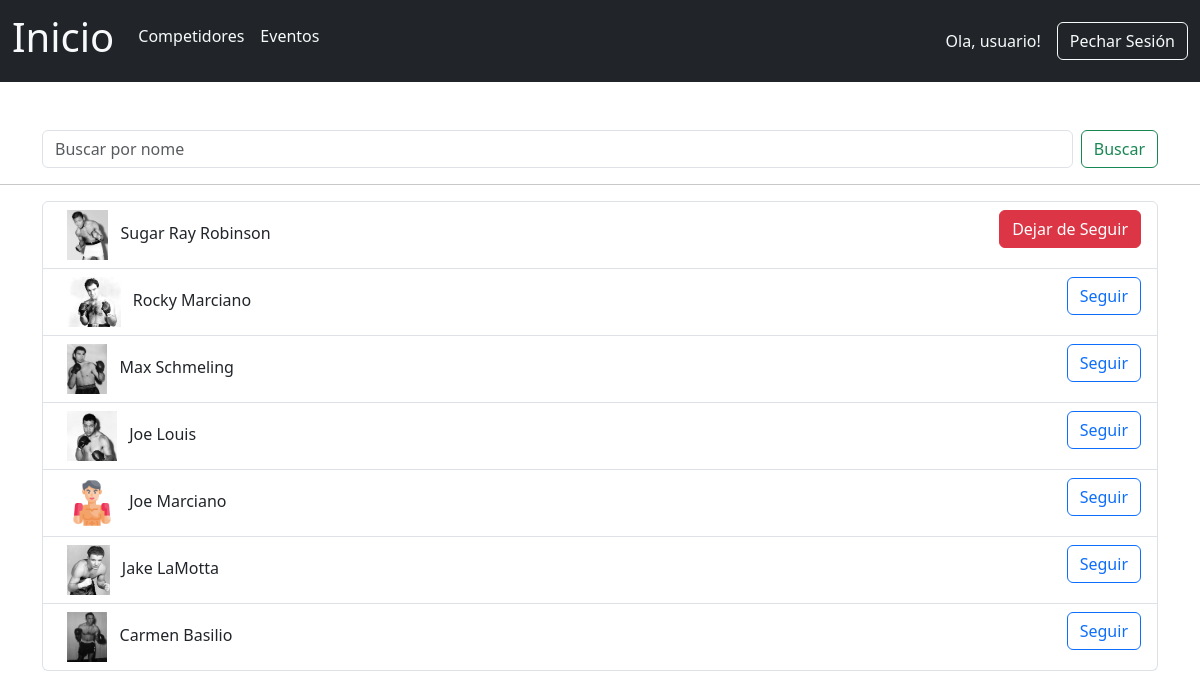
The page /competidores/ (signed in) on the database its author committed.
### boxGal/models.py (models this page shows, shortened)
class Usuario(AbstractUser):
    id_usuario = models.BigAutoField(auto_created=True, primary_key=True)
    favoritos = models.ManyToManyField(Competidor, related_name='seguidores',blank=True)
    fotoperfil = models.ImageField(upload_to='fotos_perfil', blank=True, null=True)
    groups = models.ManyToManyField(
        'auth.Group',
        related_name='usuario_set',  #Necesario engadir para evitar erro ao migrar
        blank=True,
        help_text='The groups this user belongs to.',
        verbose_name='groups',
    )
    user_permissions = models.ManyToManyField(
        'auth.Permission',
        related_name='usuario_permissions_set',  #Necesario engadir para evitar erro ao migrar
        blank=True,
        help_text='Specific permissions for this user.',
        verbose_name='user permissions',
    )

class Competidor(models.Model):
    id_competidor = models.BigAutoField(auto_created=True, primary_key=True)
    nome_competidor = models.CharField(max_length=255)
    apelidos_competidor = models.CharField(max_length=255)
    peso_competidor = models.CharField(max_length=255)
    vitorias = models.IntegerField()
    derrotas = models.IntegerField()
    empates = models.IntegerField()
    foto_competidor = models.ImageField(upload_to='competidores/', blank=True, null=True)

### boxGal/views.py (the view)
# urls.py: path('competidores/', views.competidoresHTML, name='competidoresPage'),
def competidoresHTML(request):
  listaCompetidores = Competidor.objects.all().values().order_by('-nome_competidor')
  contido = {
    'listaCompetidores':listaCompetidores
  }
  template = loader.get_template('competidores.html')
  return HttpResponse(template.render(contido, request))

### boxGal/templates/competidores.html (shortened to what this page needs)
{% extends 'header.html' %}
{% block corpo %}
  <div class="container mt-5">
    <form class="d-flex">
      <input class="form-control me-2" id="buscadorInput" type="search" placeholder="Buscar por nome" aria-label="Search" />
      <button class="btn btn-outline-success" type="submit">Buscar</button>
    </form>
  </div>
  <hr />
  <div class="container">
    <ul class="list-group" id="listaCompetidores">
      {% for competidor in listaCompetidores %}
        <li class="list-group-item list-group-item-action d-flex justify-content-between">
          <a href="{% url 'competidoresPage' %}{{ competidor.id_competidor }}" class="nav-link text-dark">
            {% if competidor.foto_competidor %}
              <img src="/media/{{ competidor.foto_competidor }}" alt="{{ competidor.nome_competidor }} {{ competidor.apelidos_competidor }}" style="height: 50px;" class="mx-2" />
            {% else %}
              <img src="/media/competidores/defaultCompetidor.png" alt="{{ competidor.nome_competidor }} {{ competidor.apelidos_competidor }}" style="height: 50px;" class="mx-2" />
            {% endif %}
            {{ competidor.nome_competidor }} {{ competidor.apelidos_competidor }}
          </a>
          {% if user.is_authenticated %}
            <form action="{% url 'alternar_seguir' competidor.id_competidor %}" method="post">
              {% if competidor in user.favoritos.all.values %}
                <button type="submit" class="btn btn-danger">Dejar de Seguir</button>
              {% else %}
                <button type="submit" class="btn btn-outline-primary">Seguir</button>
              {% endif %}
            </form>
          {% endif %}
        </li>
      {% endfor %}
    </ul>
  </div>
{% endblock %}

### boxGal/templates/header.html (shortened to what this page needs)
<!DOCTYPE html>
<html lang="en">
  <head>
    {% load static %}
    <link href="{% static 'bootstrap/css/bootstrap.min.css' %}" rel="stylesheet" />
    <link rel="stylesheet" href="https://cdn.jsdelivr.net/npm/charts.css/dist/charts.min.css" />
  </head>
  <body>
    <nav class="navbar navbar-expand-md bg-dark text-light sticky-top">
      <div class="container-fluid">
        <a class="navbar-brand text-light" href="{% url 'indexPage' %}"><h1>Inicio</h1></a>
        <div class="collapse navbar-collapse" id="navbarSupportedContent">
          <ul class="navbar-nav me-auto mb-lg-0">
            <li class="navbar-item">
              <a class="nav-link text-light" href="{% url 'competidoresPage' %}"><h6>Competidores</h6></a>
            </li>
            <li class="navbar-item">
              <a class="nav-link text-light" href="{% url 'eventosPage' %}"><h6>Eventos</h6></a>
            </li>
          </ul>
          {% if user.is_authenticated %}
            <div class="d-flex align-items-center">
              <span class="text-light me-3">Ola, {{ request.user.username }}!</span>
              <a class="navbar-item btn btn-outline-light" href="{% url 'logout' %}">Pechar Sesión</a>
            </div>
          {% else %}
            <a class="navbar-item btn btn-outline-light" href="{% url 'login' %}">Iniciar Sesión</a>
          {% endif %}
        </div>
      </div>
    </nav>
    {% block corpo %}
    {% endblock %}
  </body>
</html>

### rows shown on the page
Usuario: user.username "usuario"
Competidor: foto_competidor (picture), nome_competidor "Sugar Ray", apelidos_competidor "Robinson", shows "Dejar de Seguir"
Competidor: foto_competidor (picture), nome_competidor "Rocky", apelidos_competidor "Marciano", shows "Seguir"
Competidor: foto_competidor (picture), nome_competidor "Max", apelidos_competidor "Schmeling", shows "Seguir"
Competidor: foto_competidor (picture), nome_competidor "Joe", apelidos_competidor "Louis", shows "Seguir"
Competidor: nome_competidor "Joe", apelidos_competidor "Marciano", shows "Seguir"
Competidor: foto_competidor (picture), nome_competidor "Jake", apelidos_competidor "LaMotta", shows "Seguir"
Competidor: foto_competidor (picture), nome_competidor "Carmen", apelidos_competidor "Basilio", shows "Seguir"
